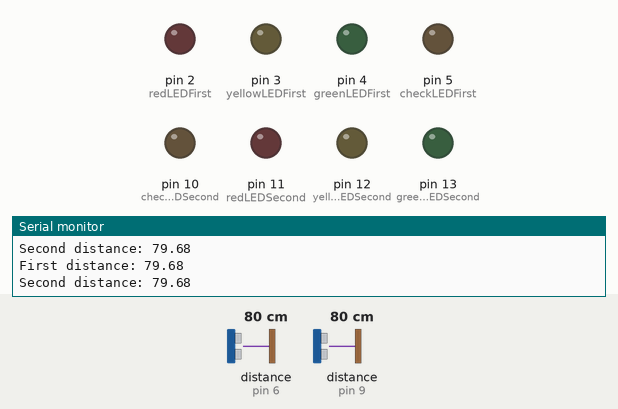
Bench run of a sketch on a simulated Arduino Uno, built with avr-gcc and run on an emulated ATmega328P. Parts: output pins drawn as LEDs (lit = HIGH), the last lines printed to the serial monitor. Wiring (inferred from the names in the program): 2 × ultrasonic range finder: trigger pin 7, echo pin 6 / trigger pin 8, echo pin 9. Inputs (shaded band) come from the test bench; at power-on: distance to the obstacle (sensors on pin 6, pin 9) 80 cm. The echo pulse lasts 58.3 µs per cm; pins used as bus, display or sensor lines are not drawn.

Above: at 1.3 s.
1.4 s: distance to the obstacle (sensor on pin 6) set to 15 cm
2.9 s: distance to the obstacle (sensor on pin 6) set to 12 cm
At 3.7 s:
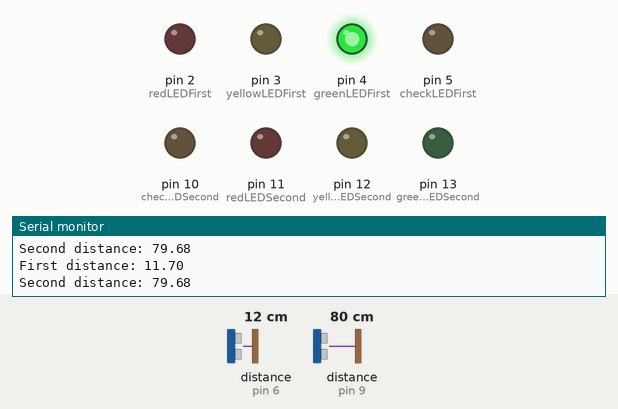
4.5 s: distance to the obstacle (sensor on pin 9) set to 15 cm
6.0 s: distance to the obstacle (sensor on pin 9) set to 11 cm
At 7.1 s:
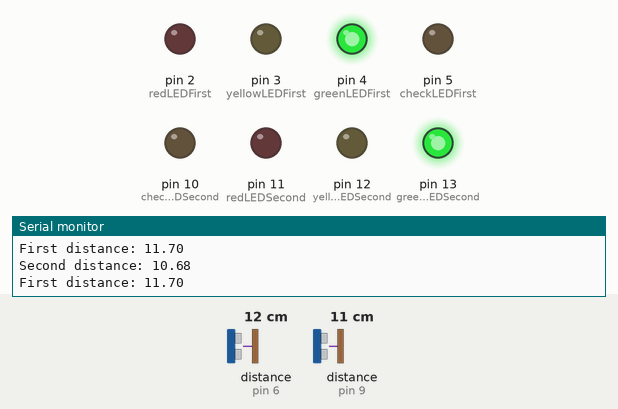
7.5 s: distance to the obstacle (sensor on pin 6) set to 8 cm
At 8.6 s:
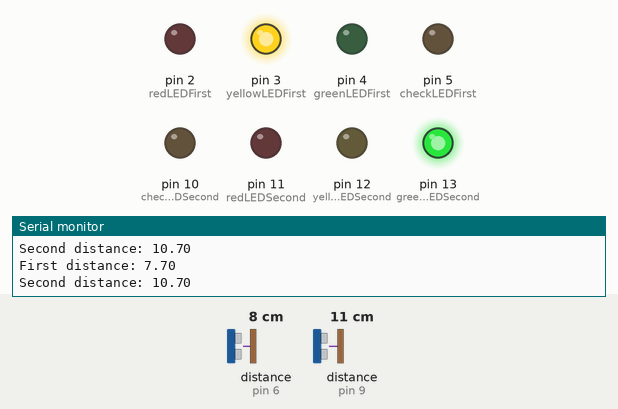
9.1 s: distance to the obstacle (sensor on pin 9) set to 120 cm
At 10.3 s:
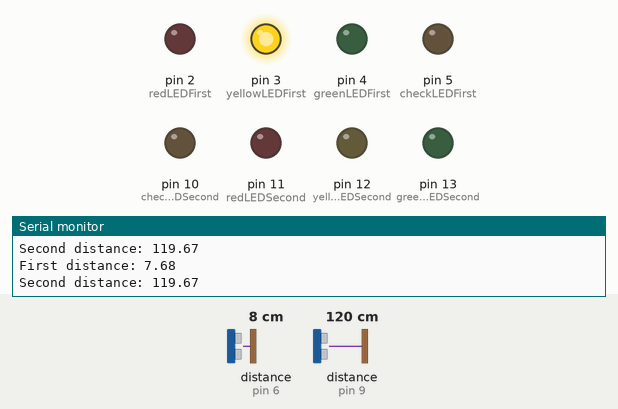
Timing chart, 0 to 11.6 s (numbered marks = the images above; inputs shaded):
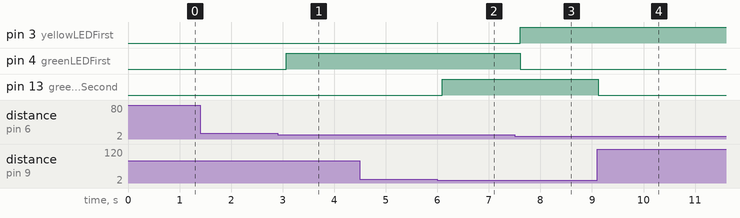

Measured:
- the behaviour switches between 14 and 13 cm on distance to the obstacle (sensor on pin 6) (found by bisection; images 0 and 1)
- the behaviour switches between 14 and 13 cm on distance to the obstacle (sensor on pin 9) (found by bisection; images 1 and 2)
- the behaviour switches between 10 and 9 cm on distance to the obstacle (sensor on pin 6) (found by bisection; images 2 and 3)
- after the input at 2.9 s, pin 4 (greenLEDFirst): LOW → HIGH after 0.17 s
- after the input at 6.0 s, pin 13 (greenLEDSecond): LOW → HIGH after 0.09 s
- after the input at 7.5 s, pin 3 (yellowLEDFirst): LOW → HIGH after 0.10 s; pin 4 (greenLEDFirst): HIGH → LOW after 0.10 s
- after the input at 9.1 s, pin 13 (greenLEDSecond): HIGH → LOW at once

The sketch:

Parking-spot-system-two-sensors.ino
```cpp
/*
  ------------------------------------------------------------
  Project: Parking Spots with Ultrasonic Sensors
  ------------------------------------------------------------
  Author : Insouciant
  Link   : https://github.com/Inssouciant
  Date   : 11.10.2025
  ------------------------------------------------------------
  Description:
  This project uses ultrasonic sensors to detect the distance
  to nearby objects and controls LED indicators that show the status
  of a parking spot (green, yellow, red) based on distance thresholds.
  ------------------------------------------------------------
*/

const int trigPinFirst = 7;
const int echoPinFirst = 6;
float durationFirst, distanceFirst;

const int trigPinSecond = 8;
const int echoPinSecond = 9;
float durationSecond, distanceSecond;

const int redLEDFirst = 2;
const int yellowLEDFirst = 3;
const int greenLEDFirst = 4;

const int redLEDSecond = 11;
const int yellowLEDSecond = 12;
const int greenLEDSecond = 13;

const int checkLEDFirst = 5;
const int checkLEDSecond = 10;

const int greenLine = 13;
const int yellowLine = 9;
const int redLine = 5;

int tempFirst = 0;
int tempSecond = 0;

bool statusFirst = false;
bool statusSecond = false;

void setup() {
  Serial.begin(9600);

	pinMode(trigPinFirst, OUTPUT);
	pinMode(echoPinFirst, INPUT);
	pinMode(trigPinSecond, OUTPUT);
	pinMode(echoPinSecond, INPUT);

  pinMode(greenLEDFirst, OUTPUT);
  pinMode(yellowLEDFirst, OUTPUT);
  pinMode(redLEDFirst, OUTPUT);
  pinMode(greenLEDSecond, OUTPUT);
  pinMode(yellowLEDSecond, OUTPUT);
  pinMode(redLEDSecond, OUTPUT);

  pinMode(checkLEDFirst, OUTPUT);
  pinMode(checkLEDSecond, OUTPUT);
}

void loop() {

  // Measuring distance from the first ultrasonic sensor

  // Send a short pulse from the sensor output (trigger pin)
  digitalWrite(trigPinFirst, LOW);
	delayMicroseconds(2);
	digitalWrite(trigPinFirst, HIGH);
	delayMicroseconds(10);
	digitalWrite(trigPinFirst, LOW);

  // Measure the time until the echo returns
  durationFirst = pulseIn(echoPinFirst, HIGH);
  // (speed of sound = 0.0343 cm/µs, divided by 2 for round trip)
  distanceFirst = (durationFirst * 0.0343)/2;  // Convert to centimeters
  Serial.print("First distance: ");
	Serial.println(distanceFirst);

  // Measuring distance from the second ultrasonic sensor

  digitalWrite(trigPinSecond, LOW);
	delayMicroseconds(2);
	digitalWrite(trigPinSecond, HIGH);
	delayMicroseconds(10);
	digitalWrite(trigPinSecond, LOW);

  durationSecond = pulseIn(echoPinSecond, HIGH);
  distanceSecond = (durationSecond * 0.0343)/2;  // Convert to centimeters
  Serial.print("Second distance: ");
	Serial.println(distanceSecond);

  // Control of LEDs for the first sensor based on distance

  if (distanceFirst <= redLine) {
    digitalWrite(greenLEDFirst, LOW);
    digitalWrite(yellowLEDFirst, LOW);
    digitalWrite(redLEDFirst, HIGH);
    statusFirst = true;
  } else if (distanceFirst <= yellowLine) {
    digitalWrite(greenLEDFirst, LOW);
    digitalWrite(yellowLEDFirst, HIGH);
    digitalWrite(redLEDFirst, LOW);
    statusFirst = false;
  } else if (distanceFirst <= greenLine) {
    digitalWrite(greenLEDFirst, HIGH);
    digitalWrite(yellowLEDFirst, LOW);
    digitalWrite(redLEDFirst, LOW);
    statusFirst = false;
  } else {
    digitalWrite(greenLEDFirst, LOW);
    digitalWrite(yellowLEDFirst, LOW);
    digitalWrite(redLEDFirst, LOW);
    statusFirst = false;
  }

  // Counting how long the sensor detects a nearby object (first sensor)

  if (statusFirst) {
    tempFirst = tempFirst + 1;
    if (tempFirst >= 6) {
      digitalWrite(checkLEDFirst, HIGH);
      digitalWrite(greenLEDFirst, LOW);
      digitalWrite(yellowLEDFirst, LOW);
      digitalWrite(redLEDFirst, LOW);
    }
  } else {
    tempFirst = 0;
    digitalWrite(checkLEDFirst, LOW);
  }

  // Control of LEDs for the second sensor based on distance

  if (distanceSecond <= redLine) {
    digitalWrite(greenLEDSecond, LOW);
    digitalWrite(yellowLEDSecond, LOW);
    digitalWrite(redLEDSecond, HIGH);
    statusSecond = true;
  } else if (distanceSecond <= yellowLine) {
    digitalWrite(greenLEDSecond, LOW);
    digitalWrite(yellowLEDSecond, HIGH);
    digitalWrite(redLEDSecond, LOW);
    statusSecond = false;
  } else if (distanceSecond <= greenLine) {
    digitalWrite(greenLEDSecond, HIGH);
    digitalWrite(yellowLEDSecond, LOW);
    digitalWrite(redLEDSecond, LOW);
    statusSecond = false;
  } else {
    digitalWrite(greenLEDSecond, LOW);
    digitalWrite(yellowLEDSecond, LOW);
    digitalWrite(redLEDSecond, LOW);
    statusSecond = false;
  }

  // Counting how long the sensor detects a nearby object (second sensor)

  if (statusSecond) {
    tempSecond = tempSecond + 1;
    if (tempSecond >= 6) {
      digitalWrite(checkLEDSecond, HIGH);
      digitalWrite(greenLEDSecond, LOW);
      digitalWrite(yellowLEDSecond, LOW);
      digitalWrite(redLEDSecond, LOW);
    }
  } else {
    tempSecond = 0;
    digitalWrite(checkLEDSecond, LOW);
  }

  // Short delay before the next measurement

  delay(500);
}
```

Parking-Spots.ino
```cpp

```
